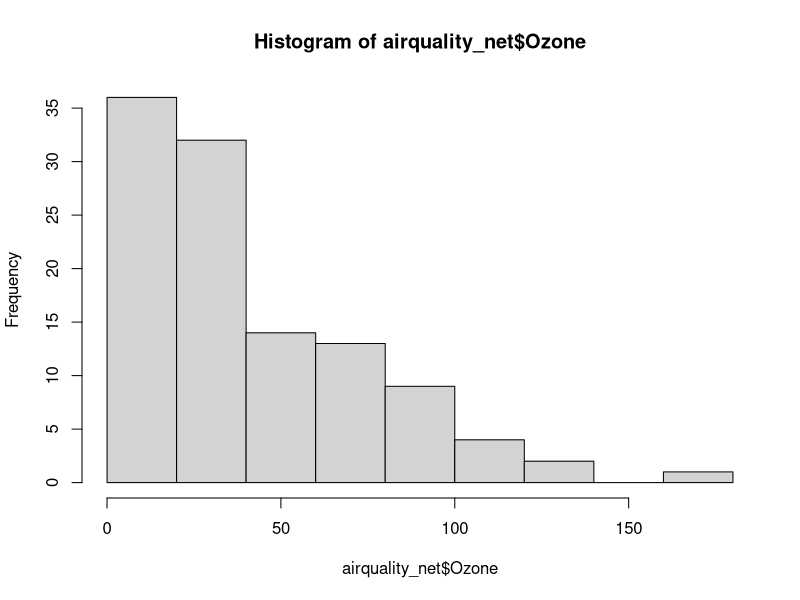

The R source for this figure:
## ---- chunk 1

library(datasets)
library(survival)


airquality
colon

dim(airquality)
dim(colon)

View(airquality)
View(colon)

colnames(airquality)
colnames(colon)

rownames(airquality)
rownames(colon)

length(airquality)
head(airquality)
str(airquality)
class(airquality)
summary(airquality)
tail(airquality)

length(colon)
head(colon)
class(colon)
str(colon)
tail(colon)





## ---- chunk 2
## Sommaire du datset --
## Les "NA" indique des valeurs manquantes
summary(airquality)


### Pour supprimer des valeurs manquantes 
#|echo:false
airquality[,"Ozone"]
airquality[,1]
is.na(airquality)

# On selectionne les lignes sans valeurs manquante sur Ozone
airquality_cleanUp1 = airquality[ ! is.na(airquality$Ozone), ]
airquality[,1]
dim(airquality_cleanUp1)


# On selectionne les lignes sans valeurs manquante sur radiation
airquality_cleanUp2 = airquality_cleanUp1[ ! is.na(airquality_cleanUp1$Radiation), ]
dim(airquality_cleanUp2)
summary(airquality_cleanUp2)


airquality_net = na.omit(airquality)
summary(airquality_net)
## ---- chunk 3
hist(airquality_net$Ozone)
## ---- chunk 4
#| echo: false
2 * 2
1 + 1
payed=c(0,1,0,0,1)
ifelse(payed==0,"nonPaye","Paye")
print('---------------')
M=matrix(c(1,4,7,2,5,8,3,6,9), ncol=3)
M
print('---------------')
